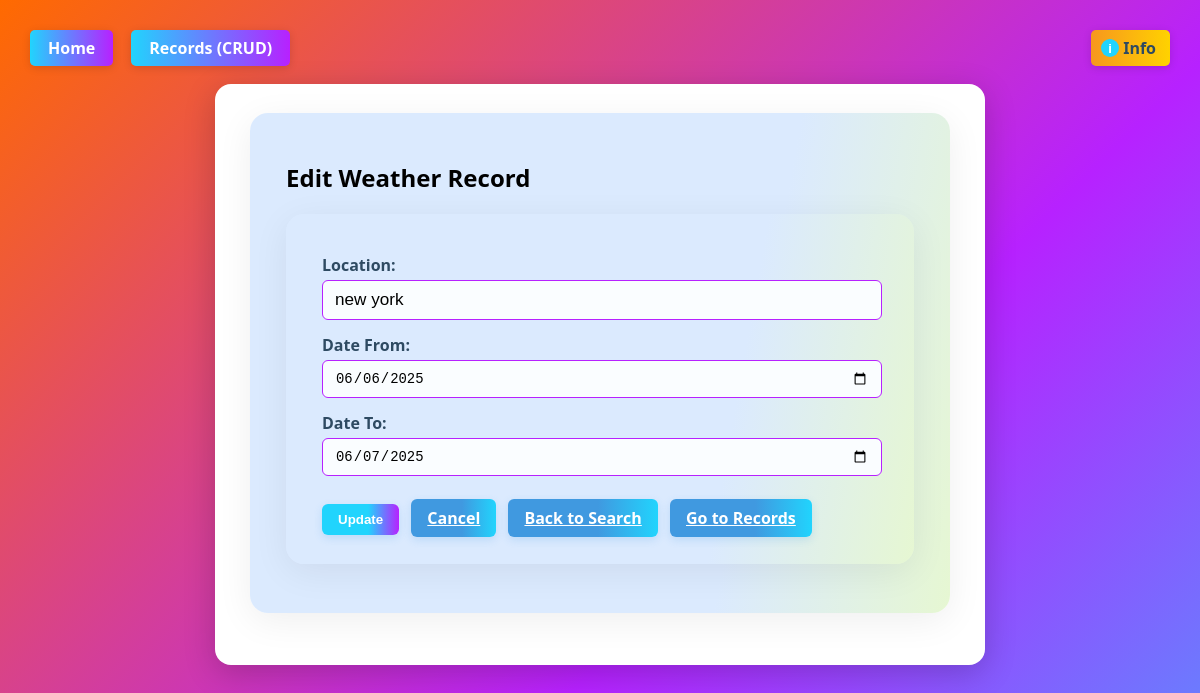
The app's page /records/8/edit with its own data.
### app/models.py (models this page shows, shortened)
class WeatherRecord(db.Model):
    id = db.Column(db.Integer, primary_key=True)
    location_input = db.Column(db.String(128), nullable=False)
    resolved_location = db.Column(db.String(128), nullable=False)
    date_from = db.Column(db.Date, nullable=False)
    date_to = db.Column(db.Date, nullable=False)
    created_at = db.Column(db.DateTime, default=datetime.utcnow, nullable=False)
    weather_data = db.Column(db.Text, nullable=False)  # Store API JSON as text

### app/routes.py (the view, shortened to what this page needs)
@main_bp.route("/records/<int:record_id>/edit", methods=["GET", "POST"])
def edit_record(record_id):
    record = WeatherRecord.query.get_or_404(record_id)
    return render_template("edit.html", record=record)

### templates/edit.html
{% extends "base.html" %}
{% block content %}
<div class="crud-card">
  <h2>Edit Weather Record</h2>
  <form method="POST" class="crud-form">
    <label>Location:</label>
    <input type="text" name="location_input" value="{{ record.location_input }}" required>
    <label>Date From:</label>
    <input type="date" name="date_from" value="{{ record.date_from }}" required>
    <label>Date To:</label>
    <input type="date" name="date_to" value="{{ record.date_to }}" required>
    <button type="submit" class="btn main-btn">Update</button>
    <a href="{{ url_for('main.list_records') }}" class="btn">Cancel</a>
    <a href="{{ url_for('main.index') }}" class="btn">Back to Search</a>
    <a href="{{ url_for('main.list_records') }}" class="btn">Go to Records</a>
  </form>
</div>
{% endblock %}

### static/style.css (style rules this page uses)
body { font-family: 'Segoe UI', Arial, sans-serif; margin: 30px; background: linear-gradient(-45deg, #0f2027, #2c5364, #f7971e, #ffd200, #21d4fd, #b721ff, #ff6a00); background-size: 400% 400%; animation: gradientBG 15s ease infinite; }
.btn { padding: 8px 16px; border: none; border-radius: 6px; background: linear-gradient(90deg, #4099e0 60%, #21d4fd 100%); color: #fff; cursor: pointer; font-weight: 600; box-shadow: 0 3px 8px #4099e033; transition: background 0.2s, transform 0.1s; }
.btn.main-btn { background: linear-gradient(90deg, #21d4fd 60%, #b721ff 100%); }
.crud-card, .crud-form, .crud-table { background: linear-gradient(100deg, #dbeafe 70%, #e6f7d2 100%); border-radius: 18px; padding: 28px 36px 25px 36px; box-shadow: 0 8px 36px #0001; margin-bottom: 24px; }
.crud-form label { font-weight: 600; color: #2e4a62; display: block; margin: 12px 0 4px 0; }
.crud-form input[type="text"], .crud-form input[type="date"] { padding: 9px 12px; border: 1.5px solid #b721ff; border-radius: 6px; background: #fafdff; font-size: 1.07em; margin-bottom: 14px; width: 96%; display: block; }
.crud-form button, .crud-form a.btn { margin-top: 14px; margin-right: 8px; margin-bottom: 4px; }

### records on screen
WeatherRecord: location_input "new york", date_from "06/06/2025", date_to "06/07/2025"
